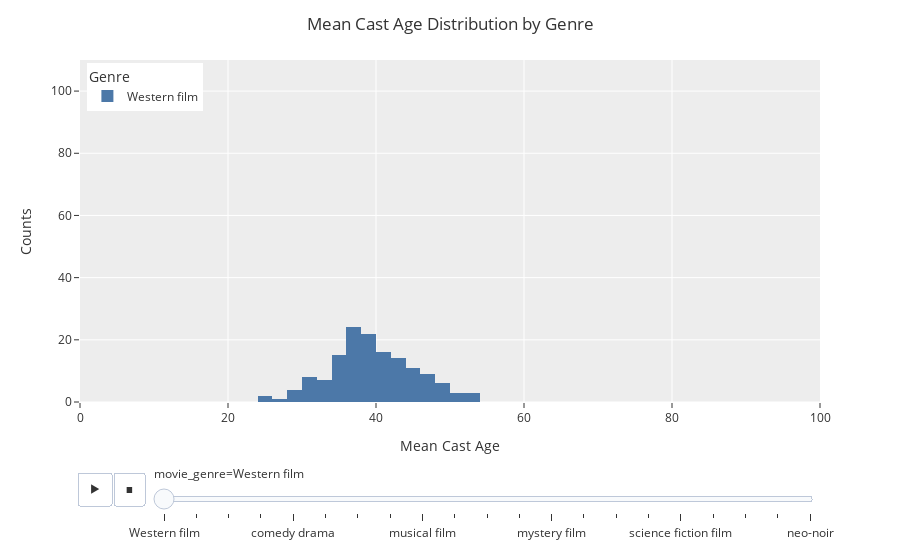

The notebook cell saved with this chart:
### Code cell
p = px.histogram(
    analysis_df, x='mean_cast_age', animation_frame='movie_genre', range_x=[0, 100],
    color='movie_genre', range_y=[0, 110], color_discrete_sequence=px.colors.qualitative.T10,
    template='ggplot2'
    )
p.update_layout(
    title='Mean Cast Age Distribution by Genre',
    xaxis_title='Mean Cast Age',
    yaxis_title='Counts',
    legend_title='Genre',
    legend=dict(
    yanchor="top",
    y=0.99,
    xanchor="left",
    x=0.01
)
)
p.show()

### Figure 1 — Plotly figure (JSON) as saved in the notebook; plotly's stock layout.template omitted (floating-point values rounded to 4 significant figures; data arrays with more than 128 entries replaced by an {"elided": "..."} marker saying what was removed)
{"data": [{"alignmentgroup": "True", "bingroup": "x", "hovertemplate": "movie_genre=Western film<br>mean_cast_age=%{x}<br>count=%{y}<extra></extra>", "legendgroup": "Western film", "marker": {"color": "#4C78A8", "pattern": {"shape": ""}}, "name": "Western film", "offsetgroup": "Western film", "orientation": "v", "showlegend": true, "type": "histogram", "x": {"elided": "145 float values"}, "xaxis": "x", "yaxis": "y"}], "layout": {"barmode": "relative", "legend": {"title": {"text": "Genre"}, "tracegroupgap": 0, "x": 0.01, "xanchor": "left", "y": 0.99, "yanchor": "top"}, "margin": {"t": 60}, "sliders": [{"active": 0, "currentvalue": {"prefix": "movie_genre="}, "len": 0.9, "pad": {"b": 10, "t": 60}, "steps": [{"args": [["Western film"], {"frame": {"duration": 0, "redraw": true}, "fromcurrent": true, "mode": "immediate", "transition": {"duration": 0, "easing": "linear"}}], "label": "Western film", "method": "animate"}, {"args": [["fantasy film"], {"frame": {"duration": 0, "redraw": true}, "fromcurrent": true, "mode": "immediate", "transition": {"duration": 0, "easing": "linear"}}], "label": "fantasy film", "method": "animate"}, {"args": [["drama film"], {"frame": {"duration": 0, "redraw": true}, "fromcurrent": true, "mode": "immediate", "transition": {"duration": 0, "easing": "linear"}}], "label": "drama film", "method": "animate"}, {"args": [["romance film"], {"frame": {"duration": 0, "redraw": true}, "fromcurrent": true, "mode": "immediate", "transition": {"duration": 0, "easing": "linear"}}], "label": "romance film", "method": "animate"}, {"args": [["comedy drama"], {"frame": {"duration": 0, "redraw": true}, "fromcurrent": true, "mode": "immediate", "transition": {"duration": 0, "easing": "linear"}}], "label": "comedy drama", "method": "animate"}, {"args": [["romantic comedy"], {"frame": {"duration": 0, "redraw": true}, "fromcurrent": true, "mode": "immediate", "transition": {"duration": 0, "easing": "linear"}}], "label": "romantic comedy", "method": "animate"}, {"args": [["comedy film"], {"frame": {"duration": 0, "redraw": true}, "fromcurrent": true, "mode": "immediate", "transition": {"duration": 0, "easing": "linear"}}], "label": "comedy film", "method": "animate"}, {"args": [["horror film"], {"frame": {"duration": 0, "redraw": true}, "fromcurrent": true, "mode": "immediate", "transition": {"duration": 0, "easing": "linear"}}], "label": "horror film", "method": "animate"}, {"args": [["musical film"], {"frame": {"duration": 0, "redraw": true}, "fromcurrent": true, "mode": "immediate", "transition": {"duration": 0, "easing": "linear"}}], "label": "musical film", "method": "animate"}, {"args": [["war film"], {"frame": {"duration": 0, "redraw": true}, "fromcurrent": true, "mode": "immediate", "transition": {"duration": 0, "easing": "linear"}}], "label": "war film", "method": "animate"}, {"args": [["adventure film"], {"frame": {"duration": 0, "redraw": true}, "fromcurrent": true, "mode": "immediate", "transition": {"duration": 0, "easing": "linear"}}], "label": "adventure film", "method": "animate"}, {"args": [["crime film"], {"frame": {"duration": 0, "redraw": true}, "fromcurrent": true, "mode": "immediate", "transition": {"duration": 0, "easing": "linear"}}], "label": "crime film", "method": "animate"}, {"args": [["mystery film"], {"frame": {"duration": 0, "redraw": true}, "fromcurrent": true, "mode": "immediate", "transition": {"duration": 0, "easing": "linear"}}], "label": "mystery film", "method": "animate"}, {"args": [["biographical film"], {"frame": {"duration": 0, "redraw": true}, "fromcurrent": true, "mode": "immediate", "transition": {"duration": 0, "easing": "linear"}}], "label": "biographical film", "method": "animate"}, {"args": [["action film"], {"frame": {"duration": 0, "redraw": true}, "fromcurrent": true, "mode": "immediate", "transition": {"duration": 0, "easing": "linear"}}], "label": "action film", "method": "animate"}, {"args": [["heist film"], {"frame": {"duration": 0, "redraw": true}, "fromcurrent": true, "mode": "immediate", "transition": {"duration": 0, "easing": "linear"}}], "label": "heist film", "method": "animate"}, {"args": [["science fiction film"], {"frame": {"duration": 0, "redraw": true}, "fromcurrent": true, "mode": "immediate", "transition": {"duration": 0, "easing": "linear"}}], "label": "science fiction film", "method": "animate"}, {"args": [["thriller film"], {"frame": {"duration": 0, "redraw": true}, "fromcurrent": true, "mode": "immediate", "transition": {"duration": 0, "easing": "linear"}}], "label": "thriller film", "method": "animate"}, {"args": [["buddy film"], {"frame": {"duration": 0, "redraw": true}, "fromcurrent": true, "mode": "immediate", "transition": {"duration": 0, "easing": "linear"}}], "label": "buddy film", "method": "animate"}, {"args": [["teen film"], {"frame": {"duration": 0, "redraw": true}, "fromcurrent": true, "mode": "immediate", "transition": {"duration": 0, "easing": "linear"}}], "label": "teen film", "method": "animate"}, {"args": [["neo-noir"], {"frame": {"duration": 0, "redraw": true}, "fromcurrent": true, "mode": "immediate", "transition": {"duration": 0, "easing": "linear"}}], "label": "neo-noir", "method": "animate"}], "x": 0.1, "xanchor": "left", "y": 0, "yanchor": "top"}], "title": {"text": "Mean Cast Age Distribution by Genre"}, "updatemenus": [{"buttons": [{"args": [null, {"frame": {"duration": 500, "redraw": true}, "fromcurrent": true, "mode": "immediate", "transition": {"duration": 500, "easing": "linear"}}], "label": "&#9654;", "method": "animate"}, {"args": [[null], {"frame": {"duration": 0, "redraw": true}, "fromcurrent": true, "mode": "immediate", "transition": {"duration": 0, "easing": "linear"}}], "label": "&#9724;", "method": "animate"}], "direction": "left", "pad": {"r": 10, "t": 70}, "showactive": false, "type": "buttons", "x": 0.1, "xanchor": "right", "y": 0, "yanchor": "top"}], "xaxis": {"anchor": "y", "domain": [0, 1], "range": [0, 100], "title": {"text": "Mean Cast Age"}}, "yaxis": {"anchor": "x", "domain": [0, 1], "range": [0, 110], "title": {"text": "Counts"}}}}
